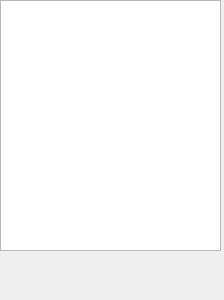
<?xml version="1.0" encoding="UTF-8"?>
<ui version="4.0">
 <class>MainWindow</class>
 <widget class="QMainWindow" name="MainWindow">
  <property name="geometry">
   <rect>
    <x>0</x>
    <y>0</y>
    <width>224</width>
    <height>300</height>
   </rect>
  </property>
  <property name="windowTitle">
   <string>MainWindow</string>
  </property>
  <widget class="QWidget" name="centralWidget">
   <widget class="QTableView" name="sensorList">
    <property name="geometry">
     <rect>
      <x>0</x>
      <y>0</y>
      <width>221</width>
      <height>251</height>
     </rect>
    </property>
    <property name="sizePolicy">
     <sizepolicy hsizetype="Expanding" vsizetype="Expanding">
      <horstretch>0</horstretch>
      <verstretch>0</verstretch>
     </sizepolicy>
    </property>
    <property name="layoutDirection">
     <enum>Qt::LeftToRight</enum>
    </property>
   </widget>
  </widget>
 </widget>
 <layoutdefault spacing="6" margin="11"/>
 <resources/>
 <connections/>
</ui>
